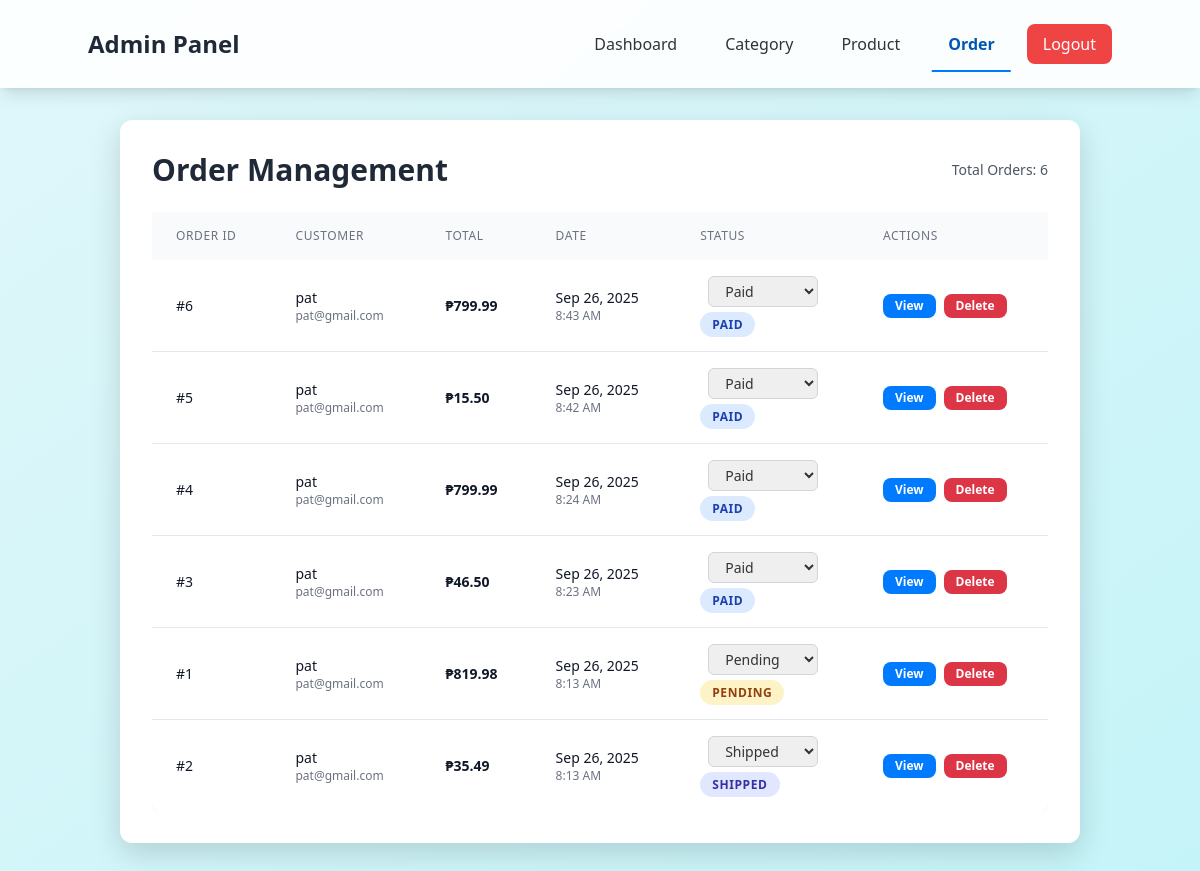
The app's page /admin/order_management.php (signed in) with its own data.
### tables this page shows
CREATE TABLE `orders` (
  `order_id` int(11) NOT NULL,
  `user_id` int(11) NOT NULL,
  `total_amount` decimal(10,2) NOT NULL,
  `status` enum('pending','paid','shipped','completed','cancelled') DEFAULT 'pending',
  `created_at` timestamp NOT NULL DEFAULT current_timestamp()
);

CREATE TABLE `users` (
  `user_id` int(11) NOT NULL,
  `full_name` varchar(100) NOT NULL,
  `email` varchar(100) NOT NULL,
  `password_hash` varchar(255) NOT NULL,
  `created_at` timestamp NOT NULL DEFAULT current_timestamp()
);

### admin/order_management.php (the view, shortened to what this page needs)
<?php
require_once '../include/config.php';
$statuses = ['pending', 'paid', 'shipped', 'delivered', 'cancelled'];
$page = isset($_GET['page']) ? max(1, intval($_GET['page'])) : 1;
$per_page = 10;
$offset = ($page - 1) * $per_page;
$count_stmt = $pdo->query("SELECT COUNT(*) FROM orders");
$total_orders = $count_stmt->fetchColumn();
$stmt = $pdo->prepare("
    SELECT o.*, u.full_name AS customer_name, u.email AS customer_email
    FROM orders o
    JOIN users u ON o.user_id = u.user_id
    ORDER BY o.created_at DESC
    LIMIT ? OFFSET ?
");
$stmt->bindValue(1, $per_page, PDO::PARAM_INT);
$stmt->bindValue(2, $offset, PDO::PARAM_INT);
$stmt->execute();
$orders = $stmt->fetchAll(PDO::FETCH_ASSOC);
?>
<!DOCTYPE html>
<html lang="en">
<head>
    <script src="https://cdn.tailwindcss.com"></script>
    <link rel="stylesheet" href="../asset/admin.css">
</head>
<body class="flex flex-col min-h-screen bg-gray-100 font-sans">
    <nav class="bg-white bg-opacity-90 backdrop-blur-sm shadow-lg p-4 sticky top-0 z-50">
        <div class="container mx-auto flex justify-between items-center">
            <div class="text-2xl font-bold text-gray-800">Admin Panel</div>
            <div class="flex items-center space-x-4">
                <a href="dashboard.php" class="nav-link">Dashboard</a>
                <a href="category.php" class="nav-link">Category</a>
                <a href="product.php" class="nav-link">Product</a>
                <a href="order_management.php" class="nav-link active-nav-link">Order</a>
                <a href="../auth/logout.php" class="bg-red-500 text-white px-4 py-2 rounded-lg font-medium hover:bg-red-600 transition-colors">Logout</a>
            </div>
        </div>
    </nav>
    <main class="flex-grow container mx-auto p-6 md:p-8">
        <div class="content-section">
            <div class="flex justify-between items-center mb-6">
                <h1 class="text-3xl font-bold text-gray-800">Order Management</h1>
                <div class="text-sm text-gray-600">
                    Total Orders: <?php echo $total_orders; ?>
                </div>
            </div>
            <div class="overflow-x-auto">
                <table class="w-full border-collapse bg-white rounded-lg shadow-sm">
                    <thead>
                        <tr class="bg-gray-50">
                            <th class="px-6 py-4 text-left text-xs font-medium text-gray-500 uppercase tracking-wider">Order ID</th>
                            <th class="px-6 py-4 text-left text-xs font-medium text-gray-500 uppercase tracking-wider">Customer</th>
                            <th class="px-6 py-4 text-left text-xs font-medium text-gray-500 uppercase tracking-wider">Total</th>
                            <th class="px-6 py-4 text-left text-xs font-medium text-gray-500 uppercase tracking-wider">Date</th>
                            <th class="px-6 py-4 text-left text-xs font-medium text-gray-500 uppercase tracking-wider">Status</th>
                            <th class="px-6 py-4 text-left text-xs font-medium text-gray-500 uppercase tracking-wider">Actions</th>
                        </tr>
                    </thead>
                    <tbody class="divide-y divide-gray-200">
                        <?php if (empty($orders)): ?>
                            <tr>
                                <td colspan="6" class="px-6 py-8 text-center text-gray-500">
                                    No orders found.
                                </td>
                            </tr>
                        <?php else: ?>
                            <?php foreach ($orders as $order): ?>
                                <tr class="hover:bg-gray-50 transition-colors">
                                    <td class="px-6 py-4 whitespace-nowrap">
                                        <div class="text-sm font-medium text-gray-900">
                                            #<?php echo htmlspecialchars($order['order_id']); ?>
                                        </div>
                                    </td>
                                    <td class="px-6 py-4 whitespace-nowrap">
                                        <div class="text-sm text-gray-900"><?php echo htmlspecialchars($order['customer_name']); ?></div>
                                        <div class="text-xs text-gray-500"><?php echo htmlspecialchars($order['customer_email']); ?></div>
                                    </td>
                                    <td class="px-6 py-4 whitespace-nowrap">
                                        <div class="text-sm font-semibold text-gray-900">
                                            ₱<?php echo number_format($order['total_amount'], 2); ?>
                                        </div>
                                    </td>
                                    <td class="px-6 py-4 whitespace-nowrap">
                                        <div class="text-sm text-gray-900">
                                            <?php echo date('M j, Y', strtotime($order['created_at'])); ?>
                                        </div>
                                        <div class="text-xs text-gray-500">
                                            <?php echo date('g:i A', strtotime($order['created_at'])); ?>
                                        </div>
                                    </td>
                                    <td class="px-6 py-4 whitespace-nowrap">
                                        <form method="POST" class="flex items-center space-x-2">
                                            <select name="status" class="text-sm px-3 py-1 border border-gray-300 rounded-md focus:outline-none focus:ring-2 focus:ring-blue-500" onchange="this.form.submit()">
                                                <?php foreach ($statuses as $status): ?>
                                                    <option value="<?php echo $status; ?>" <?php echo ($order['status'] == $status) ? 'selected' : ''; ?>>
                                                        <?php echo ucfirst($status); ?>
                                                    </option>
                                                <?php endforeach; ?>
                                            </select>
                                        </form>
                                        <div class="mt-1">
                                            <span class="status-badge status-<?php echo $order['status']; ?>">
                                                <?php echo $order['status']; ?>
                                            </span>
                                        </div>
                                    </td>
                                    <td class="px-6 py-4 whitespace-nowrap text-sm font-medium">
                                        <div class="flex space-x-2">
                                            <button onclick="viewOrderDetails(<?php echo $order['order_id']; ?>)"
                                                     class="btn btn-primary text-xs px-3 py-1">
                                                View
                                            </button>
                                            <button onclick="confirmDelete(<?php echo $order['order_id']; ?>)"
                                                     class="btn btn-danger text-xs px-3 py-1">
                                                Delete
                                            </button>
                                        </div>
                                    </td>
                                </tr>
                            <?php endforeach; ?>
                        <?php endif; ?>
                    </tbody>
                </table>
            </div>
        </div>
    </main>
</body>
</html>

### asset/css/admin.css (style rules this page uses)
* { box-sizing: border-box; margin: 0; padding: 0; }
body { font-family: 'Inter', sans-serif; color: #333; background: linear-gradient(to bottom right, #e0f7fa, #c5f4f8); min-height: 100vh; }
h1, h2 { color: #007bff; text-align: center; margin-bottom: 20px; }
a { color: #007bff; text-decoration: none; }
.nav-link { transition: all 0.3s ease; position: relative; padding: 1rem; }
.nav-link::after { content: ''; position: absolute; width: 0; height: 2px; bottom: 0; left: 50%; transform: translateX(-50%); background-color: #007bff; transition: width 0.3s ease; }
.active-nav-link { font-weight: 700; color: #0056b3; }
.active-nav-link::after { width: 100%; }
.content-section { background-color: #ffffff; padding: 2rem; border-radius: 12px; box-shadow: 0 10px 30px rgba(0, 0, 0, 0.15); }
.btn { padding: 0.75rem 1.5rem; border-radius: 8px; font-weight: 600; cursor: pointer; transition: background-color 0.2s ease; }
.btn-primary { background-color: #007bff; color: white; }
.btn-danger { background-color: #dc3545; color: white; }

### admin/order_management.php (style rules this page uses)
* { box-sizing: border-box; margin: 0; padding: 0; }
body { font-family: 'Inter', sans-serif; color: #333; background: linear-gradient(to bottom right, #e0f7fa, #c5f4f8); min-height: 100vh; }
h1, h2 { color: #007bff; text-align: center; margin-bottom: 20px; }
a { color: #007bff; text-decoration: none; }
.nav-link { transition: all 0.3s ease; position: relative; padding: 1rem; }
.nav-link::after { content: ''; position: absolute; width: 0; height: 2px; bottom: 0; left: 50%; transform: translateX(-50%); background-color: #007bff; transition: width 0.3s ease; }
.active-nav-link { font-weight: 700; color: #0056b3; }
.active-nav-link::after { width: 100%; }
.content-section { background-color: #ffffff; padding: 2rem; border-radius: 12px; box-shadow: 0 10px 30px rgba(0, 0, 0, 0.15); }
.btn { padding: 0.75rem 1.5rem; border-radius: 8px; font-weight: 600; cursor: pointer; transition: background-color 0.2s ease, transform 0.1s ease; }
.btn-primary { background-color: #007bff; color: white; }
.btn-danger { background-color: #dc3545; color: white; }
.status-badge { padding: 0.25rem 0.75rem; border-radius: 9999px; font-size: 0.75rem; font-weight: 600; text-transform: uppercase; letter-spacing: 0.05em; }
.status-pending { background-color: #fef3c7; color: #92400e; }
.status-paid { background-color: #dbeafe; color: #1e40af; }
.status-shipped { background-color: #e0e7ff; color: #3730a3; }

### records on screen
orders: order_id "6", user.full_name "pat", user.email "pat@gmail.com", total_amount "799.99", created_at "Sep 26, 2025", created_at "8:43 AM", status "Paid", status "PAID"
orders: order_id "5", user.full_name "pat", user.email "pat@gmail.com", total_amount "15.50", created_at "Sep 26, 2025", created_at "8:42 AM", status "Paid", status "PAID"
orders: order_id "4", user.full_name "pat", user.email "pat@gmail.com", total_amount "799.99", created_at "Sep 26, 2025", created_at "8:24 AM", status "Paid", status "PAID"
orders: order_id "3", user.full_name "pat", user.email "pat@gmail.com", total_amount "46.50", created_at "Sep 26, 2025", created_at "8:23 AM", status "Paid", status "PAID"
orders: order_id "1", user.full_name "pat", user.email "pat@gmail.com", total_amount "819.98", created_at "Sep 26, 2025", created_at "8:13 AM", status "Pending", status "PENDING"
orders: order_id "2", user.full_name "pat", user.email "pat@gmail.com", total_amount "35.49", created_at "Sep 26, 2025", created_at "8:13 AM", status "Shipped", status "SHIPPED"

### other values on screen
$total_orders "6"
